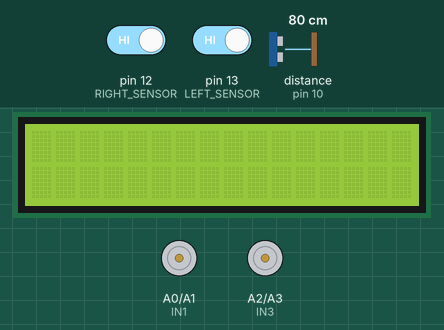
This sketch was run on a simulated Arduino Uno, built with avr-gcc and run on an emulated ATmega328P. Parts: 16×2 character LCD, motor-driver pin pairs drawn as motors (green arrow = first pin HIGH = forward, orange = second pin HIGH = backward, longer = more drive, scaled by the enable pin). The test bench sets the inputs (shaded band); at power-on: pin 12 (RIGHT_SENSOR) HIGH, pin 13 (LEFT_SENSOR) HIGH, distance to the obstacle (sensor on pin 10) 80 cm. The echo pulse lasts 58.3 µs per cm; what the sketch prints to the serial monitor is not drawn.

Above: at 1.2 s.
1.3 s: pin 12 (RIGHT_SENSOR) driven LOW
At 1.8 s:
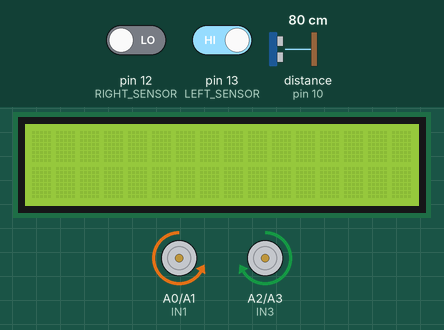
2.8 s: pin 13 (LEFT_SENSOR) driven LOW
5.8 s: pin 12 (RIGHT_SENSOR) driven HIGH
At 6.9 s:
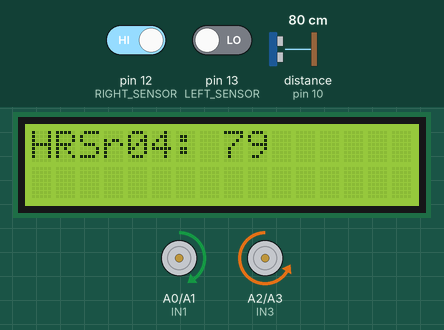
7.3 s: pin 12 (RIGHT_SENSOR) driven LOW
At 7.9 s:
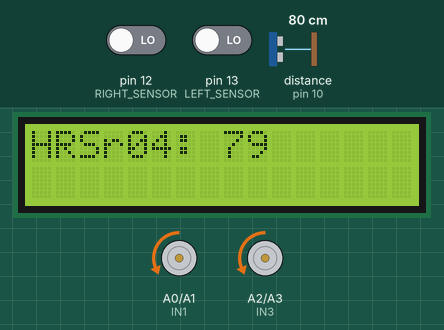
10.3 s: distance to the obstacle (sensor on pin 10) set to 45 cm
13.3 s: distance to the obstacle (sensor on pin 10) set to 38 cm
At 14.3 s:
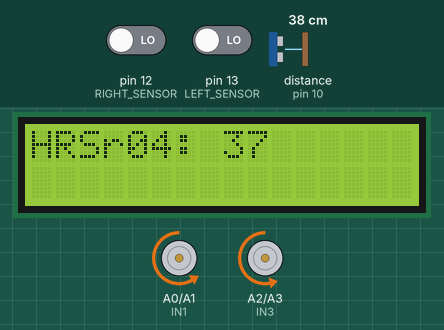
Timing chart, 0 to 35.8 s (numbered marks = the images above; inputs shaded):
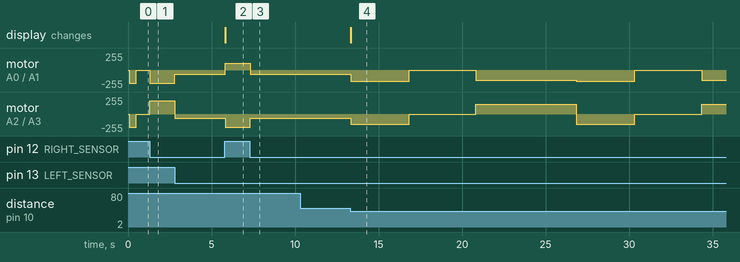

Measured:
- the behaviour switches between 42 and 41 cm on distance to the obstacle (sensor on pin 10) (found by bisection; images 3 and 4)
- after the input at 1.3 s, motor on A0 (IN1) / A1 (IN2): stopped → backward 200/255 at once; motor on A2 (IN3) / A3 (IN4): stopped → forward 200/255 at once
- after the input at 2.8 s, motor on A0 (IN1) / A1 (IN2): backward 200/255 → backward 65/255 at once; motor on A2 (IN3) / A3 (IN4): forward 200/255 → backward 65/255 at once
- after the input at 5.8 s, motor on A0 (IN1) / A1 (IN2): backward 65/255 → forward 100/255 at once; motor on A2 (IN3) / A3 (IN4): backward 65/255 → backward 200/255 at once
- after the input at 7.3 s, motor on A0 (IN1) / A1 (IN2): forward 100/255 → backward 65/255 at once; motor on A2 (IN3) / A3 (IN4): backward 200/255 → backward 65/255 at once
- after the input at 10.3 s, every drawn part: stays the same

The sketch:

sketch_nov28a.ino
```cpp
#include <LiquidCrystal.h>
#include<Wire.h>

int rightSensorValue;
int leftSensorValue;

const int rs = 8, en = 9, d4 = 4, d5 = 5, d6 = 6, d7 = 7;
LiquidCrystal lcd(rs, en, 4, 5, 6, 7); // Initialize the LCD with your pin configuration

// MPU-6050
const int MPU_addr=0x68;
int16_t AcX,AcY,AcZ,Tmp,GyX,GyY,GyZ;
int minVal=265;
int maxVal=402;
double x;
double y;
double z;

// Ultrasonic sensor
const int trigPin = 2;
const int echoPin = 10;
long duration;
int distance;

// Motor control pins
int RIGHT_SENSOR = 12;
int LEFT_SENSOR = 13;

int ENA = 11;
int IN1 = A0; // RIGHT BACKWARD
int IN2 = A1; // RIGHT FORWARD

int ENB = 3;
int IN3 = A2; // LEFT BACKWARD
int IN4 = A3; // LEFT FORWARD
/*
// Encoder sensor pins
int encoderA = 10;
int encoderB = 2;
int stateA;
int lastStateA;
int stateB;
int lastStateB;
volatile unsigned long encoderCountA = 0;
volatile unsigned long encoderCountB = 0;
float circumference = 21.2; //cm
//Distance measurement
float distanceForward = 0;*/

// Accelerate at the beginning
unsigned long startTime;
unsigned long accelerationDuration = 500; // 1000 milliseconds = 1 second

void setup()
{
  /*//MPU
  Wire.begin();
  Wire.beginTransmission(MPU_addr);
  Wire.write(0x6B);
  Wire.write(0);
  Wire.endTransmission(true);*/
  Serial.begin(9600);

  startTime = millis();

  //Ultrasonic
  pinMode(trigPin, OUTPUT); // Sets the trigPin as an Output
  pinMode(echoPin, INPUT); // Sets the echoPin as an Input

  //Motor
  pinMode(RIGHT_SENSOR, INPUT);
  pinMode(LEFT_SENSOR, INPUT);
  pinMode(ENA, OUTPUT);
  pinMode(ENB, OUTPUT);
  pinMode(IN1, OUTPUT);
  pinMode(IN2, OUTPUT);
  pinMode(IN3, OUTPUT);
  pinMode(IN4, OUTPUT);

  /*//Encoder
  pinMode(encoderA, INPUT);
  pinMode(encoderB, INPUT);
  pinMode(encoderA, INPUT_PULLUP);
  pinMode(encoderB, INPUT_PULLUP);
  lastStateA=digitalRead(encoderA);
  lastStateB=digitalRead(encoderB);*/

  lcd.begin(16, 2); // Initialize a 16x2 LCD
}

void moveForward()
{
  analogWrite(ENA, 65);
  analogWrite(ENB, 65);
  digitalWrite(IN1, LOW);
  digitalWrite(IN2, HIGH);
  digitalWrite(IN3, LOW);
  digitalWrite(IN4, HIGH);
}

void speedUp()
{
  analogWrite(ENA, 170);
  analogWrite(ENB, 150);
  digitalWrite(IN1, LOW);
  digitalWrite(IN2, HIGH);
  digitalWrite(IN3, LOW);
  digitalWrite(IN4, HIGH);
}

void slowDown()
{
  analogWrite(ENA, 60);
  analogWrite(ENB, 60);
  digitalWrite(IN1, LOW);
  digitalWrite(IN2, HIGH);
  digitalWrite(IN3, LOW);
  digitalWrite(IN4, HIGH);
}

void moveUpRamp(){
  unsigned long hillStart = millis();
  while (millis() - hillStart <= 3500) {
    speedUp();
  }
}

void turnRight()
{
  analogWrite(ENA, 100);
  analogWrite(ENB, 200);
  digitalWrite(IN1, HIGH);
  digitalWrite(IN2, LOW);
  digitalWrite(IN3, LOW);
  digitalWrite(IN4, HIGH);
}

void turnLeft()
{
  analogWrite(ENA, 200);
  analogWrite(ENB, 100);
  digitalWrite(IN1, LOW);
  digitalWrite(IN2, HIGH);
  digitalWrite(IN3, HIGH);
  digitalWrite(IN4, LOW);
}

void stopMoving()
{
  analogWrite(ENA, 0);
  analogWrite(ENB, 0);
  digitalWrite(IN1, LOW);
  digitalWrite(IN2, LOW);
  digitalWrite(IN3, LOW);
  digitalWrite(IN4, LOW);
}

void rotate()
{
  unsigned long rotateStart = millis();
  unsigned long rotateCurrent;
  unsigned long rotateTime = 0;

  while (rotateTime<4000)
  {
    analogWrite(ENA, 150);
    analogWrite(ENB, 150);
    digitalWrite(IN1, LOW);
    digitalWrite(IN2, HIGH);
    digitalWrite(IN3, HIGH);
    digitalWrite(IN4, LOW);

    rotateCurrent = millis();
    rotateTime = rotateCurrent - rotateStart;

    /*if ((rightSensorValue == LOW) && (leftSensorValue == HIGH))
    {
      count++;
    }

    else if ((rightSensorValue == HIGH) && (leftSensorValue == LOW))
    {
      count++;
    }*/
  }
  delay(2000);
}

/*double readMPU()
{
  Wire.beginTransmission(MPU_addr);
  Wire.write(0x3B);
  Wire.endTransmission(false);
  Wire.requestFrom(MPU_addr,14,true);
  AcX=Wire.read()<<8|Wire.read();
  AcY=Wire.read()<<8|Wire.read();
  AcZ=Wire.read()<<8|Wire.read();
  int xAng = map(AcX,minVal,maxVal,-90,90);
  int yAng = map(AcY,minVal,maxVal,-90,90);
  int zAng = map(AcZ,minVal,maxVal,-90,90);
  x= RAD_TO_DEG * (atan2(-yAng, -zAng)+PI);
  y= RAD_TO_DEG * (atan2(-xAng, -zAng)+PI);
  z= RAD_TO_DEG * (atan2(-yAng, -xAng)+PI);
  Serial.print("AngleX= ");
  Serial.println(x);

  lcd.clear();
  lcd.setCursor(0, 0);
  lcd.print("Angle x: ");
  lcd.setCursor(0, 1);
  lcd.print(x);
  return (x);
}*/

double readUltrasonic()
{
  // Clears the trigPin
  digitalWrite(trigPin, LOW);
  delayMicroseconds(2);

  // Sets the trigPin on HIGH state for 10 micro seconds
  digitalWrite(trigPin, HIGH);
  delayMicroseconds(10);
  digitalWrite(trigPin, LOW);

  // Reads the echoPin, returns the sound wave travel time in microseconds
  duration = pulseIn(echoPin, HIGH);

  // Calculating the distance
  distance = duration * 0.0343 / 2;

  // Prints the distance on the Serial Monitor
  Serial.print("Distance: ");
  Serial.println(distance);

  lcd.clear();
  lcd.setCursor(0, 0);
  lcd.print("HRSr04: ");
  lcd.print(distance);

  return(distance);
}
void stop4s()
{
  unsigned long stopStart = millis();
  while (millis() - stopStart <= 4000)
  {
    stopMoving();
  }

}
void loop()
{
  int b=1;
  unsigned long currentTime = millis();
  unsigned long accelerationElapsedTime = currentTime - startTime;

  //  Check if the acceleration phase is still ongoing
  if (accelerationElapsedTime < accelerationDuration)
  {
    // Accelerate the robot
    analogWrite(ENA, 200);
    analogWrite(ENB, 200);
    digitalWrite(IN1, LOW);
    digitalWrite(IN2, HIGH);
    digitalWrite(IN3, LOW);
    digitalWrite(IN4, HIGH);
  }

  else
  {
    while (b==1)
    {
      rightSensorValue = digitalRead(RIGHT_SENSOR);
      leftSensorValue = digitalRead(LEFT_SENSOR);

      //double x1=readMPU();


      if (rightSensorValue == LOW && leftSensorValue == LOW)
      {
        distance=readUltrasonic();
        if ((distance>=30.0) && (distance<=40.0))
        {
          moveUpRamp();
          stop4s(); //stop for 4s
          rotate();
        }

        else if ((distance>=450.0) && (distance<=550.0))
        {
          unsigned long hillStart = millis();
          unsigned long hillCurrent = 0;
          unsigned long hillElapsedTime = 0;
          while (hillElapsedTime<=2000)
          {
            slowDown();
            hillCurrent = millis();
            hillElapsedTime = hillCurrent - hillStart;
          }
        }

        else
        {
          moveForward();
        }
        //double x2=readMPU();

        /*if ((x1-x2)>30) //reaches the top of ramp
        {
          slowDown();
          delay(4000); //stop for 4s
          rotate();
        }*/

        /*else if (x1>x2) //reaches the end of the top of the ramp
        {
          slowDown(); //slowing down when going down the ramp
        }*/
      }

      else if (rightSensorValue == LOW && leftSensorValue == HIGH)
      {
        turnLeft();
      }

      else if (rightSensorValue == HIGH && leftSensorValue == LOW)
      {
        turnRight();
      }

      else
      {
        stopMoving();
        b=0;
      }
    }
  }

  /*while(b==0)
  {
    lcd.clear();
    lcd.setCursor(0, 0);
    lcd.print("Distance: ");
    lcd.setCursor(0, 1);
    lcd.print("cm");
  } */
}
```
